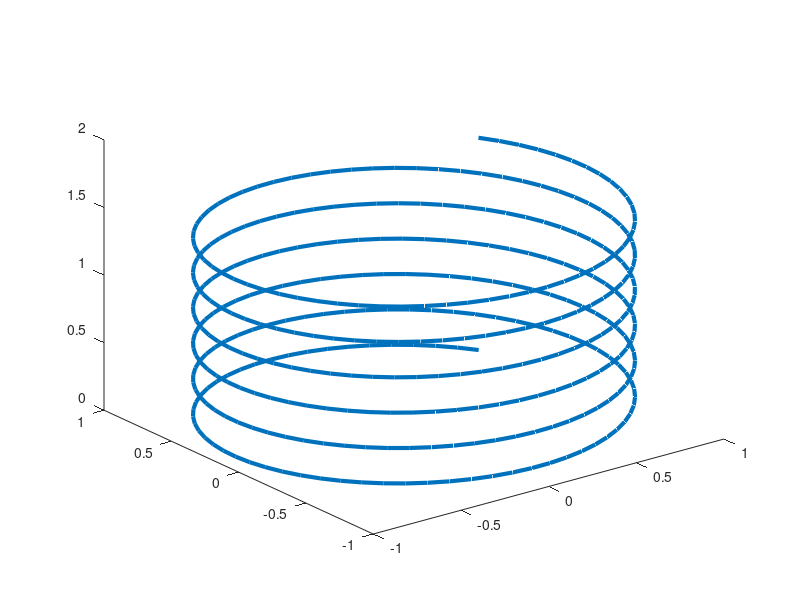

MATLAB code for this plot:
#circunferencia
for i=1:120
t=0:0.1:12*pi+0.1;
x=cos(t+i);
y=sin(t+i);
z=5*t/i;
plot3(x,y,z,'LineWidth',3)
pause(1/60)
end